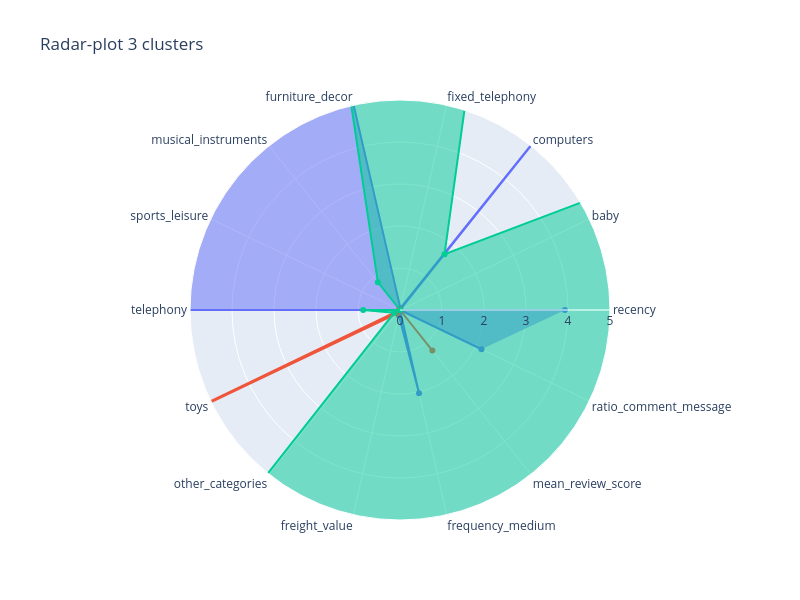

This figure's notebook cell:
### Code cell
plot_clusters_radar(centroid_normalized_cha)

### Figure 1 — Plotly figure (JSON) as saved in the notebook; plotly's stock layout.template omitted (floating-point values rounded to 4 significant figures)
{"data": [{"fill": "toself", "name": "Cluster 0", "r": [3.927, 0, 10, 0.04314, 10, 10, 10, 10, 0, 0, 0.1279, 2.035, 0, 2.153], "theta": ["recency", "baby", "computers", "fixed_telephony", "furniture_decor", "musical_instruments", "sports_leisure", "telephony", "toys", "other_categories", "freight_value", "frequency_medium", "mean_review_score", "ratio_comment_message"], "type": "scatterpolar"}, {"fill": "toself", "name": "Cluster 1", "r": [0, 0, 0, 0, 0, 0, 0.02743, 0, 10, 0.1049, 0, 0, 1.236, 0], "theta": ["recency", "baby", "computers", "fixed_telephony", "furniture_decor", "musical_instruments", "sports_leisure", "telephony", "toys", "other_categories", "freight_value", "frequency_medium", "mean_review_score", "ratio_comment_message"], "type": "scatterpolar"}, {"fill": "toself", "name": "Cluster 2", "r": [10, 10.0, 1.701, 10, 5.625, 0.8463, 0, 0.8769, 0.1573, 10.0, 10, 10, 10, 10], "theta": ["recency", "baby", "computers", "fixed_telephony", "furniture_decor", "musical_instruments", "sports_leisure", "telephony", "toys", "other_categories", "freight_value", "frequency_medium", "mean_review_score", "ratio_comment_message"], "type": "scatterpolar"}], "layout": {"height": 600, "polar": {"angularaxis": {"type": "category"}, "radialaxis": {"autorange": false, "range": [0, 5], "type": "linear", "visible": true}}, "showlegend": false, "title": {"text": "Radar-plot 3 clusters"}, "width": 800}}
